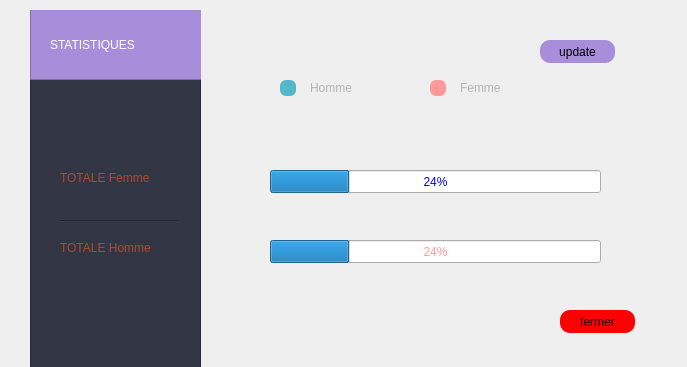
<?xml version="1.0" encoding="UTF-8"?>
<ui version="4.0">
 <class>stat_bib</class>
 <widget class="QDialog" name="stat_bib">
  <property name="geometry">
   <rect>
    <x>0</x>
    <y>0</y>
    <width>687</width>
    <height>367</height>
   </rect>
  </property>
  <property name="windowTitle">
   <string>Dialog</string>
  </property>
  <widget class="QLabel" name="label_8">
   <property name="geometry">
    <rect>
     <x>250</x>
     <y>30</y>
     <width>201</width>
     <height>31</height>
    </rect>
   </property>
   <property name="styleSheet">
    <string notr="true">color:#B4B4B4;
font: 63 14pt &quot;Segoe UI Semibold&quot;;</string>
   </property>
   <property name="text">
    <string/>
   </property>
  </widget>
  <widget class="QLabel" name="label_11">
   <property name="geometry">
    <rect>
     <x>310</x>
     <y>77</y>
     <width>91</width>
     <height>21</height>
    </rect>
   </property>
   <property name="styleSheet">
    <string notr="true">color:#B4B4B4;
font: 63 8pt &quot;Segoe UI Semibold&quot;;</string>
   </property>
   <property name="text">
    <string>Homme</string>
   </property>
  </widget>
  <widget class="QPushButton" name="pushButton">
   <property name="geometry">
    <rect>
     <x>280</x>
     <y>80</y>
     <width>16</width>
     <height>16</height>
    </rect>
   </property>
   <property name="styleSheet">
    <string notr="true">border:none;
border-radius:6px;
background-color:#54B7CA;</string>
   </property>
   <property name="text">
    <string/>
   </property>
  </widget>
  <widget class="QPushButton" name="pushButton_2">
   <property name="geometry">
    <rect>
     <x>430</x>
     <y>80</y>
     <width>16</width>
     <height>16</height>
    </rect>
   </property>
   <property name="styleSheet">
    <string notr="true">border:none;
border-radius:6px;
background-color:#FE9A99;</string>
   </property>
   <property name="text">
    <string/>
   </property>
  </widget>
  <widget class="QFrame" name="frame">
   <property name="geometry">
    <rect>
     <x>30</x>
     <y>10</y>
     <width>171</width>
     <height>371</height>
    </rect>
   </property>
   <property name="styleSheet">
    <string notr="true">background-color:#323544;</string>
   </property>
   <property name="frameShape">
    <enum>QFrame::StyledPanel</enum>
   </property>
   <property name="frameShadow">
    <enum>QFrame::Raised</enum>
   </property>
   <widget class="QFrame" name="frame_2">
    <property name="geometry">
     <rect>
      <x>0</x>
      <y>-10</y>
      <width>181</width>
      <height>80</height>
     </rect>
    </property>
    <property name="styleSheet">
     <string notr="true">background-color:#A88DDA;</string>
    </property>
    <property name="frameShape">
     <enum>QFrame::StyledPanel</enum>
    </property>
    <property name="frameShadow">
     <enum>QFrame::Raised</enum>
    </property>
    <widget class="QLabel" name="label">
     <property name="geometry">
      <rect>
       <x>20</x>
       <y>29</y>
       <width>161</width>
       <height>31</height>
      </rect>
     </property>
     <property name="styleSheet">
      <string notr="true">font: 63 14pt &quot;Segoe UI Semibold&quot;;
color:white;</string>
     </property>
     <property name="text">
      <string>STATISTIQUES</string>
     </property>
    </widget>
   </widget>
   <widget class="QLabel" name="label_7">
    <property name="geometry">
     <rect>
      <x>30</x>
      <y>160</y>
      <width>121</width>
      <height>16</height>
     </rect>
    </property>
    <property name="styleSheet">
     <string notr="true">color:#B3492C;
font: 63 10pt &quot;Segoe UI Semibold&quot;;</string>
    </property>
    <property name="text">
     <string>TOTALE Femme</string>
    </property>
   </widget>
   <widget class="Line" name="line_2">
    <property name="geometry">
     <rect>
      <x>30</x>
      <y>210</y>
      <width>118</width>
      <height>3</height>
     </rect>
    </property>
    <property name="orientation">
     <enum>Qt::Horizontal</enum>
    </property>
   </widget>
   <widget class="QLabel" name="label_16">
    <property name="geometry">
     <rect>
      <x>30</x>
      <y>230</y>
      <width>121</width>
      <height>16</height>
     </rect>
    </property>
    <property name="styleSheet">
     <string notr="true">color:#B3492C;
font: 63 10pt &quot;Segoe UI Semibold&quot;;</string>
    </property>
    <property name="text">
     <string>TOTALE Homme</string>
    </property>
   </widget>
  </widget>
  <widget class="QLabel" name="label_10">
   <property name="geometry">
    <rect>
     <x>460</x>
     <y>77</y>
     <width>51</width>
     <height>21</height>
    </rect>
   </property>
   <property name="styleSheet">
    <string notr="true">color:#B4B4B4;
font: 63 8pt &quot;Segoe UI Semibold&quot;;</string>
   </property>
   <property name="text">
    <string>Femme</string>
   </property>
  </widget>
  <widget class="QProgressBar" name="math">
   <property name="geometry">
    <rect>
     <x>270</x>
     <y>170</y>
     <width>331</width>
     <height>23</height>
    </rect>
   </property>
   <property name="styleSheet">
    <string notr="true">color:blue;</string>
   </property>
   <property name="value">
    <number>24</number>
   </property>
  </widget>
  <widget class="QProgressBar" name="francais">
   <property name="geometry">
    <rect>
     <x>270</x>
     <y>240</y>
     <width>331</width>
     <height>23</height>
    </rect>
   </property>
   <property name="styleSheet">
    <string notr="true">color:#FE9A99;</string>
   </property>
   <property name="value">
    <number>24</number>
   </property>
  </widget>
  <widget class="QPushButton" name="pushButton_5">
   <property name="geometry">
    <rect>
     <x>560</x>
     <y>310</y>
     <width>75</width>
     <height>23</height>
    </rect>
   </property>
   <property name="styleSheet">
    <string notr="true">border-radius:10px;
background-color:red;</string>
   </property>
   <property name="text">
    <string>fermer</string>
   </property>
  </widget>
  <widget class="QPushButton" name="pushButton_4">
   <property name="geometry">
    <rect>
     <x>540</x>
     <y>40</y>
     <width>75</width>
     <height>23</height>
    </rect>
   </property>
   <property name="styleSheet">
    <string notr="true">border-radius:10px;
background-color:#A88DDA;</string>
   </property>
   <property name="text">
    <string>update</string>
   </property>
  </widget>
 </widget>
 <resources/>
 <connections/>
</ui>
